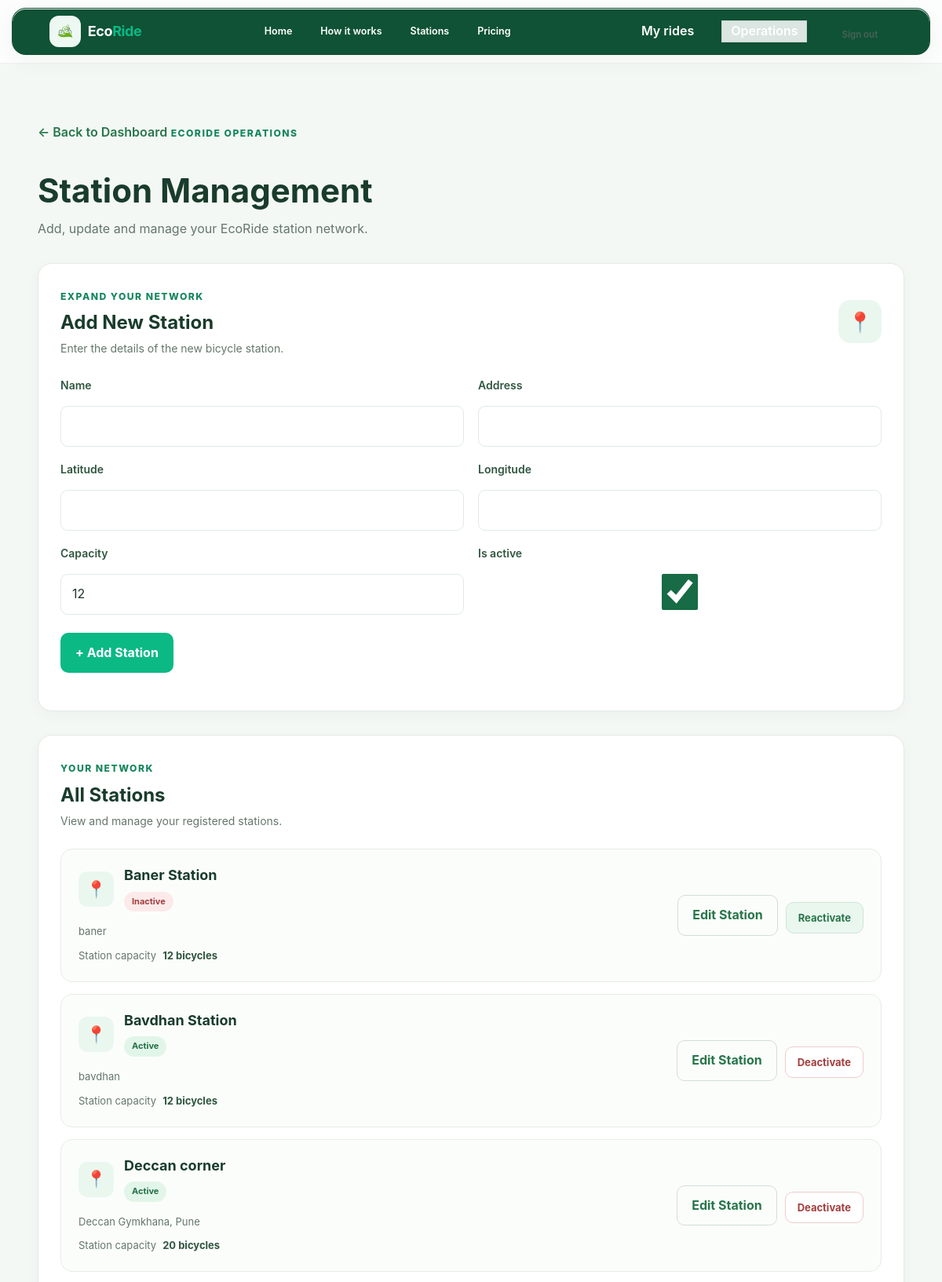
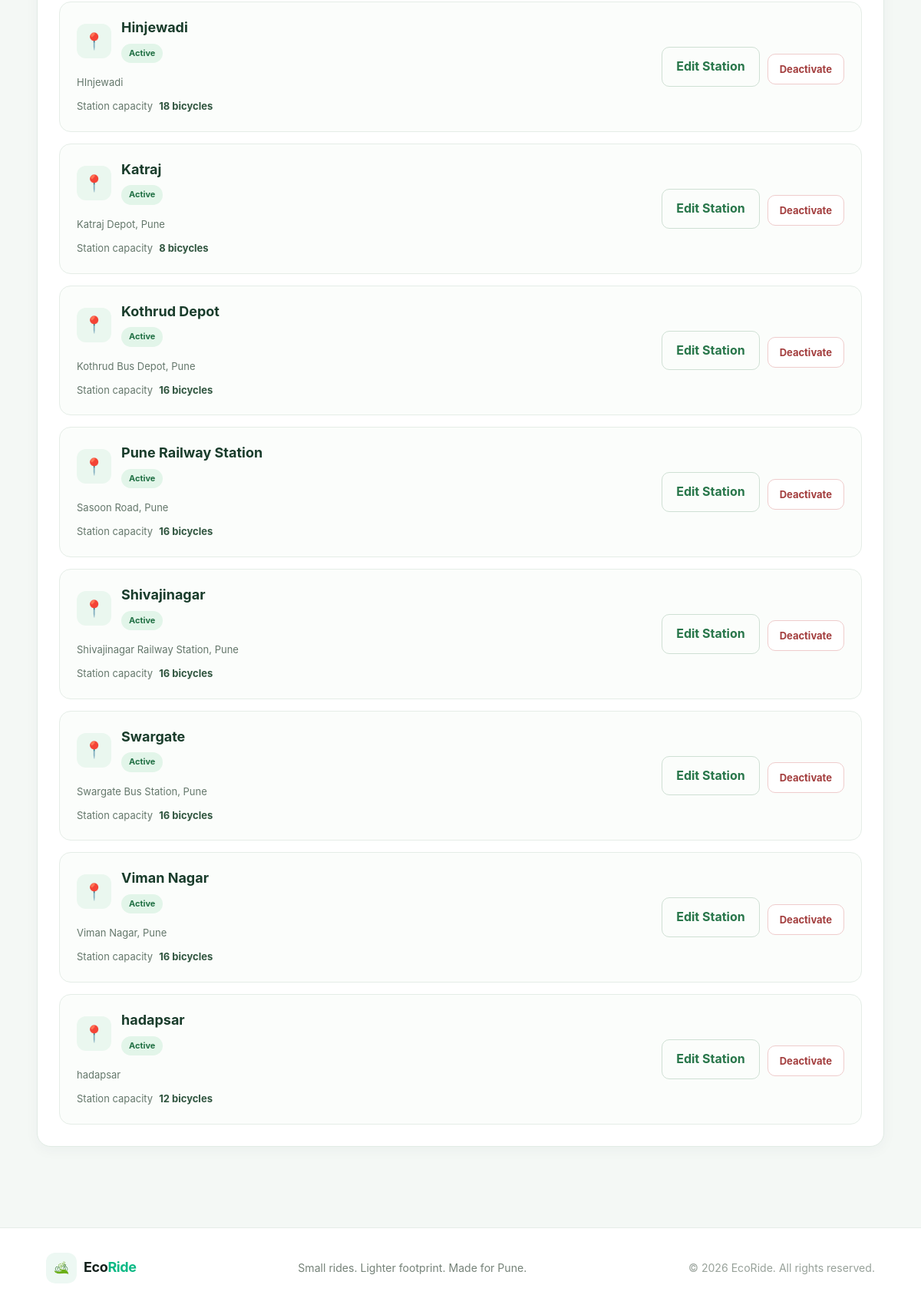
The page /staff/stations/ (signed in) on the database its author committed (2 pictures, top to bottom).
### core/models.py (models this page shows, shortened)
class Station(models.Model):
    name = models.CharField(max_length=100)
    address = models.CharField(max_length=255)
    latitude = models.DecimalField(max_digits=9, decimal_places=6)
    longitude = models.DecimalField(max_digits=9, decimal_places=6)
    capacity = models.PositiveIntegerField(default=12)
    is_active = models.BooleanField(default=True)
    class Meta:
        ordering = ["name"]

### core/views.py (the view)
# urls.py: path("staff/stations/", views.manage_stations, name="manage_stations"),
@login_required
def manage_stations(request):
    if not request.user.is_staff:
        return HttpResponseForbidden("You are not authorized.")
    if request.method == "POST":
        form = StationForm(request.POST)
        if form.is_valid():
            with transaction.atomic():
                station = form.save()
                bicycles = [
                    Bicycle(
                        station=station,
                        code=f"ER-{station.pk}-{number:03d}",
                        status=Bicycle.Status.AVAILABLE,
                    )
                    for number in range(1, station.capacity + 1)
                ]
                Bicycle.objects.bulk_create(bicycles)
            messages.success(
                request,
                f"Station added successfully with {station.capacity} bicycles!"
            )
            return redirect("manage_stations")
    else:
        form = StationForm()
    stations = Station.objects.all()
    return render(request, "core/manage_stations.html", {
        "form": form,
        "stations": stations,
    })

### core/forms.py
class StationForm(forms.ModelForm):
    class Meta:
        model = Station
        fields = [
            "name",
            "address",
            "latitude",
            "longitude",
            "capacity",
            "is_active",
        ]

### core/context_processors.py (called while the page is built)
def site_settings(request):
    return {
        "google_maps_api_key": settings.GOOGLE_MAPS_API_KEY,
        "razorpay_key_id": settings.RAZORPAY_KEY_ID,
        "payments_enabled": bool(
            settings.RAZORPAY_KEY_ID and settings.RAZORPAY_KEY_SECRET
        ),
    }

### templates/core/manage_stations.html (shortened to what this page needs)
{% extends "base.html" %}
{% block content %}
<section class="eco-manage-page">
    <header class="eco-manage-header">
        <a class="eco-back-link" href="{% url 'staff_dashboard' %}">
            ← Back to Dashboard
        </a>
        <span class="eco-eyebrow">EcoRide operations</span>
        <h1>Station Management</h1>
        <p>Add, update and manage your EcoRide station network.</p>
    </header>
    <section class="eco-manage-form-card">
        <div class="eco-manage-section-heading">
            <div>
                <span class="eco-eyebrow">Expand your network</span>
                <h2>Add New Station</h2>
                <p>Enter the details of the new bicycle station.</p>
            </div>
            <span class="eco-manage-icon" aria-hidden="true">📍</span>
        </div>
        <form method="post" class="eco-manage-form">
            {% for field in form %}
                <div class="eco-manage-field">
                    <label for="{{ field.id_for_label }}">
                        {{ field.label }}
                    </label>
                    {{ field }}
                </div>
            {% endfor %}
            <button class="eco-primary-btn" type="submit">
                + Add Station
            </button>
        </form>
    </section>
    <section class="eco-manage-list-section">
        <div class="eco-manage-section-heading">
            <div>
                <span class="eco-eyebrow">Your network</span>
                <h2>All Stations</h2>
                <p>View and manage your registered stations.</p>
            </div>
        </div>
        <div class="eco-station-management-list">
            {% for station in stations %}
                <article class="eco-managed-station-card">
                    <div class="eco-managed-station-info">
                        <div class="eco-managed-station-title">
                            <span class="eco-managed-station-icon" aria-hidden="true">
                                📍
                            </span>
                            <div>
                                <h3>{{ station.name }}</h3>
                                {% if station.is_active %}
                                    <span class="eco-management-status eco-management-active">
                                        Active
                                    </span>
                                {% else %}
                                    <span class="eco-management-status eco-management-inactive">
                                        Inactive
                                    </span>
                                {% endif %}
                            </div>
                        </div>
                        <p class="eco-managed-station-address">
                            {{ station.address }}
                        </p>
                        <div class="eco-managed-station-capacity">
                            <span>Station capacity</span>
                            <strong>{{ station.capacity }} bicycles</strong>
                        </div>
                    </div>
                    <div class="eco-managed-station-actions">
                        <a
                            class="eco-admin-secondary-btn"
                            href="{% url 'edit_station' station.id %}"
                        >
                            Edit Station
                        </a>
                        {% if station.is_active %}
                            <form
                                method="post"
                                action="{% url 'deactivate_station' station.id %}"
                                onsubmit="return confirm('Are you sure you want to deactivate this station?');"
                            >
                                <button
                                    class="eco-management-danger-btn"
                                    type="submit"
                                >
                                    Deactivate
                                </button>
                            </form>
                        {% else %}
                            <form
                                method="post"
                                action="{% url 'reactivate_station' station.id %}"
                            >
                                <button
                                    class="eco-management-reactivate-btn"
                                    type="submit"
                                >
                                    Reactivate
                                </button>
                            </form>
                        {% endif %}
                    </div>
                </article>
            {% empty %}
                <div class="eco-management-empty">
                    <span aria-hidden="true">📍</span>
                    <h3>No stations yet</h3>
                    <p>Add your first EcoRide station using the form above.</p>
                </div>
            {% endfor %}
        </div>
    </section>
</section>
{% endblock %}

### core/static/core/integrated/style.css (style rules this page uses)
* { margin: 0; padding: 0; box-sizing: border-box; }
html { scroll-behavior: smooth; overflow-x: hidden; }
body { font-family: -apple-system, BlinkMacSystemFont, "SF Pro Display", "Segoe UI", Roboto, Helvetica, Arial, sans-serif; background: #f7faf8; color: #17231f; overflow-x: hidden; }
button, a { font-family: inherit; }

### rows shown on the page
Station: name "Baner Station", is_active "Inactive", address "baner", capacity "12"
Station: name "Bavdhan Station", is_active "Active", address "bavdhan", capacity "12"
Station: name "Deccan corner", is_active "Active", address "Deccan Gymkhana, Pune", capacity "20"
Station: name "Hinjewadi", is_active "Active", address "HInjewadi", capacity "18"
Station: name "Katraj", is_active "Active", address "Katraj Depot, Pune", capacity "8"
Station: name "Kothrud Depot", is_active "Active", address "Kothrud Bus Depot, Pune", capacity "16"
Station: name "Pune Railway Station", is_active "Active", address "Sasoon Road, Pune", capacity "16"
Station: name "Shivajinagar", is_active "Active", address "Shivajinagar Railway Station, Pune", capacity "16"
Station: name "Swargate", is_active "Active", address "Swargate Bus Station, Pune", capacity "16"
Station: name "Viman Nagar", is_active "Active", address "Viman Nagar, Pune", capacity "16"
Station: name "hadapsar", is_active "Active", address "hadapsar", capacity "12"

### other values the page prints
{{ field.label }} "Name" "Address" "Latitude" "Longitude" "Capacity" "Is active"
